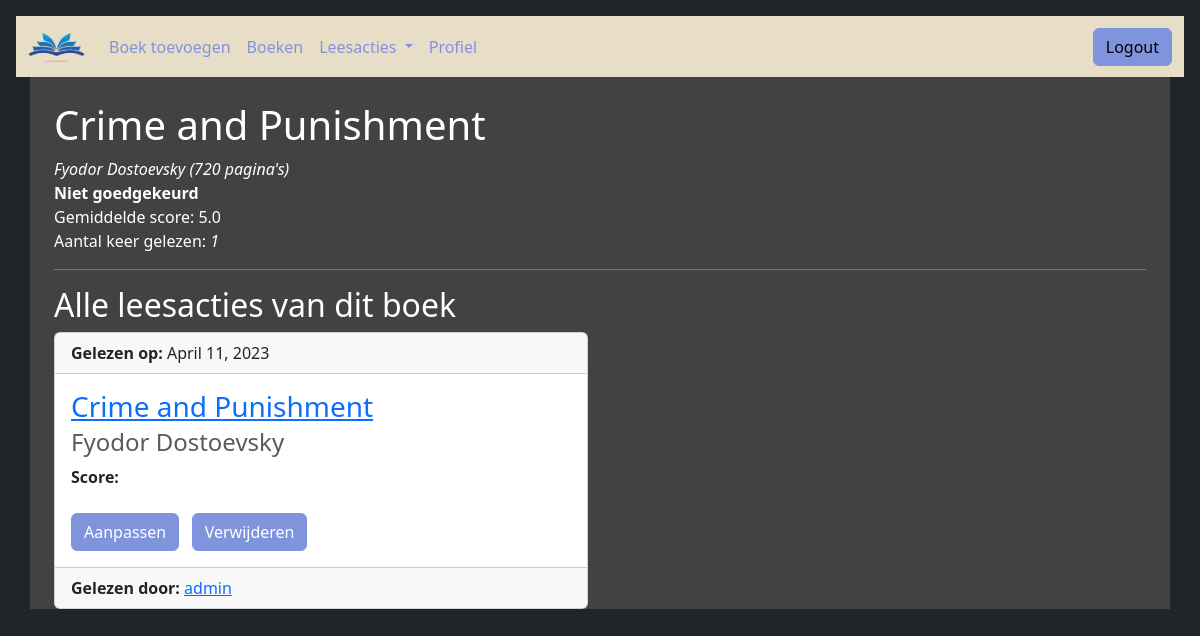
Page /book_d/1/ (signed in) on the earlier database version.
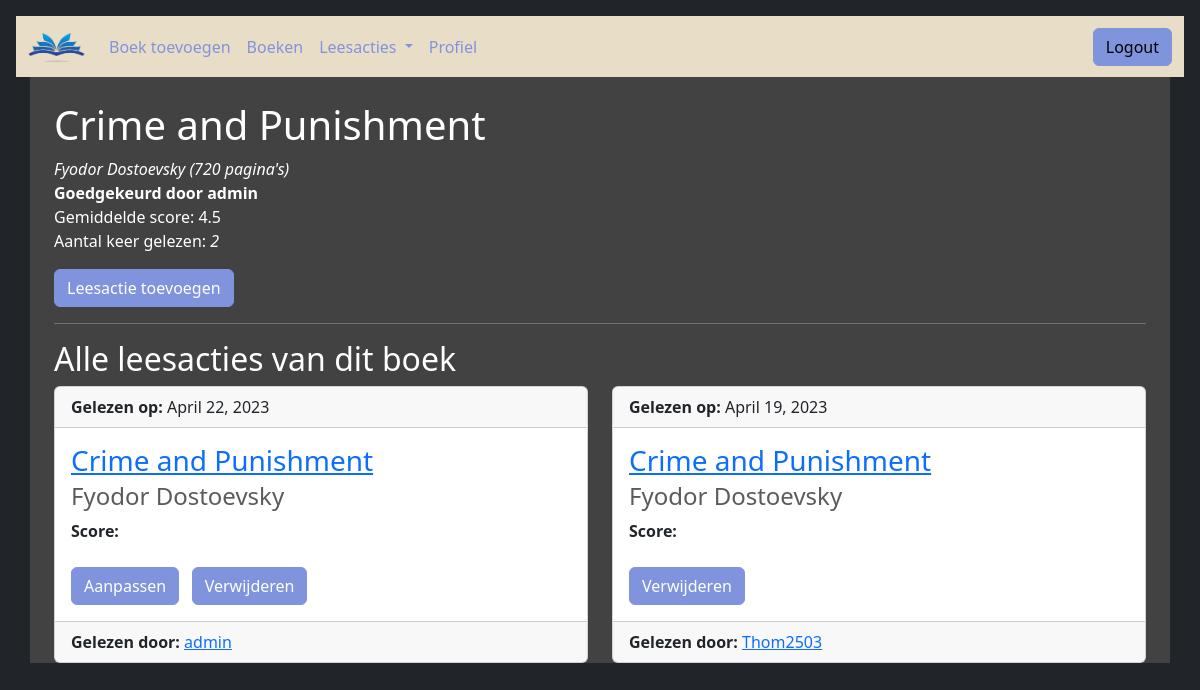
Same page on the later database version.
### base/models.py (models this page shows, shortened)
class Read(models.Model):
    book = models.ForeignKey(Book, on_delete=models.CASCADE)
    user = models.ForeignKey(User, on_delete=models.CASCADE)
    date = models.DateField(null=True, blank=True)
    score = models.IntegerField(max_length=1)

class Book(models.Model):
    title = models.CharField(max_length=100)
    author = models.CharField(max_length=100)
    genre = models.CharField(max_length=75)
    number_of_pages = models.IntegerField(max_length=5)
    approved = models.BooleanField(default=False)
    approved_by = models.ForeignKey(User, on_delete=models.CASCADE, null=True, blank=True)

### base/views.py (the view)
# urls.py: path('book_d/<int:pk>/', views.book_detail, name='book_detail'),
@login_required
def book_detail(request, pk=None):
    book = Book.objects.get(pk=pk)
    if book.approved is False:
        approve = "Niet goedgekeurd"
    else:
        approve = "Goedgekeurd door " + book.approved_by.username
    reads = Read.objects.filter(book=book)
    avg = reads.aggregate(Avg('score'))
    context = {'book': book, 'avg': avg, 'actions': reads, 'read_amounts': len(reads), 'approve': approve, 'approved': book.approved}
    return render(request, 'base/book_detail.html', context)

### base/templates/base/book_detail.html (shortened to what this page needs)
{% extends 'base/base.html' %}
{% block content %}
    <div class="container">
        <div class="row">
            <div class="col-md-12">
				<h1>{{ book.title }}</h1>
				<em>{{ book.author }} ({{ book.number_of_pages }} pagina's)</em><br>
				<strong>{{approve}}</strong>
				<p>Gemiddelde score:
					<span id="user_score">{{ avg.score__avg }}</span>
					<br>
					Aantal keer gelezen: <em>{{ read_amounts }}</em>
				</p>
				{% if approved == True %}
					<a href="{% url 'base:readform2' book.id %}" class="btn btn-primary">Leesactie toevoegen</a>
				{% endif %}
				<hr>
				<h2>Alle leesacties van dit boek</h2>
				{% include "base/feedcards.html" %}
            </div>
        </div>
    </div>
{% endblock %}

### base/templates/base/feedcards.html (shortened to what this page needs)
{% load static %}
<div class="row row-cols-1 row-cols-md-2 g-4 text-black">
	{% for action in actions %}
		<div class="col">
			<div class="card">
				<div class="card-header">
					<strong>Gelezen op: </strong> {{ action.date }} <br>
				</div>
				<div class="card-body">
					<h3 class="card-title"><a href="{% url 'base:book_detail' action.book.pk %}">{{ action.book.title }}</a></h3>
					<h4 class="card-subtitle mb-2 text-muted">{{ action.book.author }}</h4>
					<strong>Score: </strong><br>
					<br>
					{% if action.user == request.user %}
						<a href="{% url 'base:readform' action.pk %}" class="btn btn-primary">Aanpassen</a>
						<a href="{% url 'base:delete_read' action.pk %}" class="btn btn-danger">Verwijderen</a>
					{% elif request.user.is_staff %}
						<a href="{% url 'base:delete_read' action.pk %}" class="btn btn-danger">Verwijderen</a>
					{% endif %}
				</div>
				<div class="card-footer">
					<strong>Gelezen door: </strong> <a href="{% url 'base:profile' action.user %}">{{ action.user }}</a>
				</div>
			</div>
		</div>
	{% empty %}
		<div class="col">
			<div class="alert alert-warning">
				Er zijn geen leesacties gevonden.
			</div>
		</div>
	{% endfor %}
</div>

Differences in the rows shown:
removed Read: date "April 11, 2023", book "Crime and Punishment", book.author "Fyodor Dostoevsky", shows "Aanpassen", user "admin"
added Read: date "April 22, 2023", book "Crime and Punishment", book.author "Fyodor Dostoevsky", shows "Aanpassen", user "admin"
added Read: date "April 19, 2023", book "Crime and Punishment", book.author "Fyodor Dostoevsky", shows "Verwijderen", user "Thom2503"
Other differences:
{{ approve }}: "Niet goedgekeurd" → "Goedgekeurd door admin"
{{ avg.score__avg }}: "5.0" → "4.5"
{{ read_amounts }}: "1" → "2"
text now shown: "Leesactie toevoegen"
